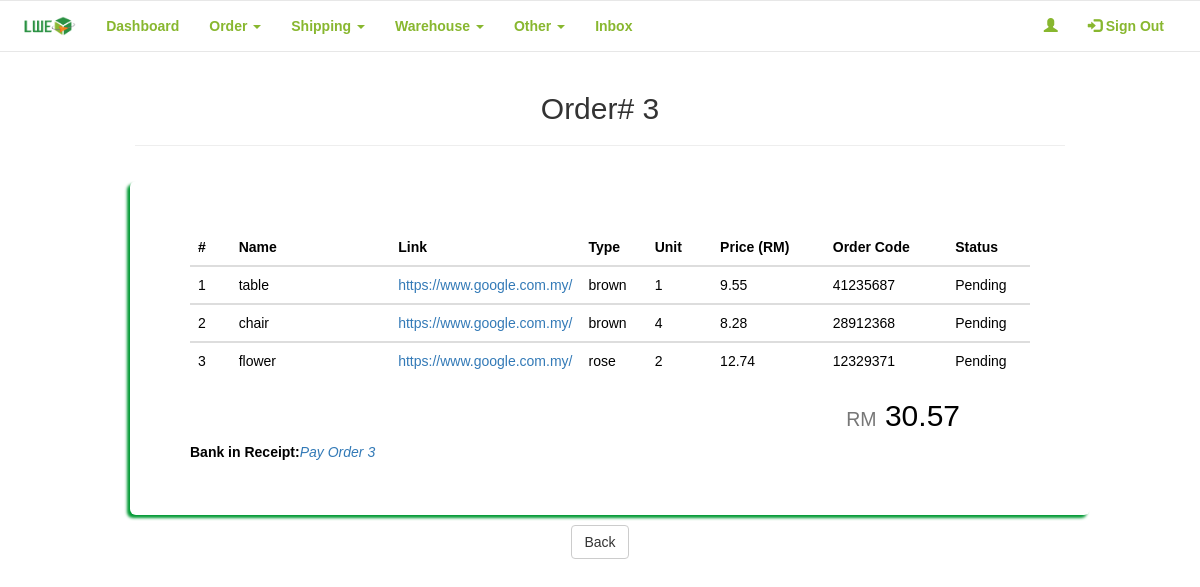
Page /LWE_Buy/admin/orderhview.php?order_id=3 on the committed database.
### tables this page shows
CREATE TABLE `order_item` (
  `oi_id` int(11) NOT NULL,
  `order_id` int(11) NOT NULL,
  `name` varchar(50) NOT NULL,
  `link` varchar(255) NOT NULL,
  `type` varchar(50) NOT NULL,
  `unit` int(15) NOT NULL,
  `remark` varchar(255) DEFAULT NULL,
  `price` decimal(10,2) DEFAULT NULL,
  `statuss` varchar(15) DEFAULT NULL,
  `order_code` varchar(25) DEFAULT NULL,
  `datetimes` timestamp NOT NULL DEFAULT CURRENT_TIMESTAMP ON UPDATE CURRENT_TIMESTAMP
);

CREATE TABLE `payment` (
  `p_id` int(11) NOT NULL,
  `user_id` int(11) NOT NULL,
  `datetime` timestamp NOT NULL DEFAULT CURRENT_TIMESTAMP ON UPDATE CURRENT_TIMESTAMP,
  `title` varchar(45) NOT NULL,
  `amount` decimal(10,2) DEFAULT NULL,
  `file` varchar(150) NOT NULL,
  `type` varchar(30) DEFAULT NULL,
  `status` varchar(20) NOT NULL,
  `from_order` int(11) DEFAULT NULL,
  `from_shipping` int(11) DEFAULT NULL
);

### LWE_Buy/admin/orderhview.php (the view, shortened to what this page needs)
<?php
require_once '../connection/config.php';
$order_id = $_GET['order_id'];
$counter = 0;
$query1 = "SELECT *
            FROM order_item
            WHERE order_id='$order_id'";
$result1 = mysqli_query($con, $query1);
$query2 = "SELECT *
            FROM payment
            WHERE from_order='$order_id'";
$result2 = mysqli_query($con, $query2);
$results2 = mysqli_fetch_assoc($result2);
?>
<!DOCTYPE html>
<html data-ng-app="myApp">
    <head>
        <link rel="stylesheet" href="https://maxcdn.bootstrapcdn.com/bootstrap/3.3.7/css/bootstrap.min.css">
        <link href="../frameworks/css/style.css" rel="stylesheet"/>
    </head>
    <body>
        <center>
            <div class="row">
                <?php include_once('nav.php')?>
            </div>
            <div class="container">
                <h2>Order# <?php echo $order_id; ?></h2>
                <hr/>
            </div>
            <section class="content">
                <div class="container">
                    <div class="row">
                        <form action="#">
                            <div class="col-xs-12 col-md-12 col-lg-12 jumbotron">
                                <?php
                                    if(mysqli_num_rows($result1) > 0)
                                    {
                                    ?>
                                    <table class="table thead-bordered table-hover">
                                        <thead>
                                            <tr>
                                                <th>#</th>
                                                <th>Name</th>
                                                <th>Link</th>
                                                <th>Type</th>
                                                <th>Unit</th>
                                                <th>Price (RM)</th>
                                                <th>Order Code</th>
                                                <th>Status</th>
                                            </tr>
                                        </thead>
                                        <?php
                                            while($row = mysqli_fetch_array($result1))
                                            {
                                                $counter++;
                                            ?>
                                            <tbody>
                                                <tr>
                                                    <td width="5%"><?php echo $counter; ?></td>
                                                    <td width="20%"><?php echo $row['name']; ?></td>
                                                    <td width="20%"><a href="<?php echo $row['link']; ?>" target="_blank"><?php echo $row['link']; ?></a></td>
                                                    <td width="8%"><?php echo $row['type']; ?></td>
                                                    <td width="8%"><?php echo $row['unit']; ?></td>
                                                    <td width="14%"><?php echo $row['price']; ?></td>
                                                    <td width="15%"><?php echo $row['order_code']; ?></td>
                                                    <td width="10%"><?php echo $row['statuss']; ?></td>
                                                </tr>
                                            </tbody>
                                            <?php
                                        }
                                    }else{
                                        ?>
                                            <p>Error.</p>
                                        <?php
                                    }
                                ?>
                                </table>
                                <?php
                                    $result = mysqli_query($con, "SELECT sum(price) FROM order_item WHERE order_id= $order_id") or die(mysqli_error($con));
                                    while ($rows = mysqli_fetch_array($result)) {
                                ?>
                                <h2 style="text-align: right; padding-right: 70px;"><small>RM</small> <?php echo $rows['sum(price)']; ?></h2>
                                <?php
                                    }
                                ?>
                                <?php
                                    if($results2 > 0){
                                        ?>
                                            <tfoot>
                                                <tr>
                                                    <td>
                                                        <label style="float: left;">Bank in Receipt:</label> <em style="float:left;">
                                                        <a href="#" class="pop">
                                                            <img src="../resources/img/receipts/<?php echo $results2['file']; ?>" style="width: 0px; height: 0px;"><?php echo $results2['title']; ?>
                                                        </a></em>
                                                    </td>
                                                </tr>
                                            </tfoot>
                                        <?php
                                    }else{
                                    }
                                ?>
                            </div>
                            <a href='javascript:history.go(-1)' class='btn btn-default' name='back'>Back</a>
                        </form>
                    </div>
                </div>
            </section>
        </center>
    </body>
</html>

### LWE_Buy/frameworks/css/style.css (style rules this page uses)
html, body { height: 100%; }
body { background-image: url("../../resources/img/bg.jpg"); font-family: sans-serif; overflow-x: hidden; }
.container { width: 80%; margin: 0px auto 5px auto;; min-height: 57%; }
.jumbotron { margin: 10px; background: #fff; border-radius: 5px; color: #000; box-shadow: -3px 3px 3px #009933; }

### rows in the picture
order_item: name "table", link "https://www.google.com.my/", type "brown", unit "1", price "9.55", order_code "41235687", statuss "Pending"
order_item: name "chair", link "https://www.google.com.my/", type "brown", unit "4", price "8.28", order_code "28912368", statuss "Pending"
order_item: name "flower", link "https://www.google.com.my/", type "rose", unit "2", price "12.74", order_code "12329371", statuss "Pending"
payment: title "Pay Order 3"

### other values in the picture
$order_id "3"
$rows['sum(price)'] "30.57"
